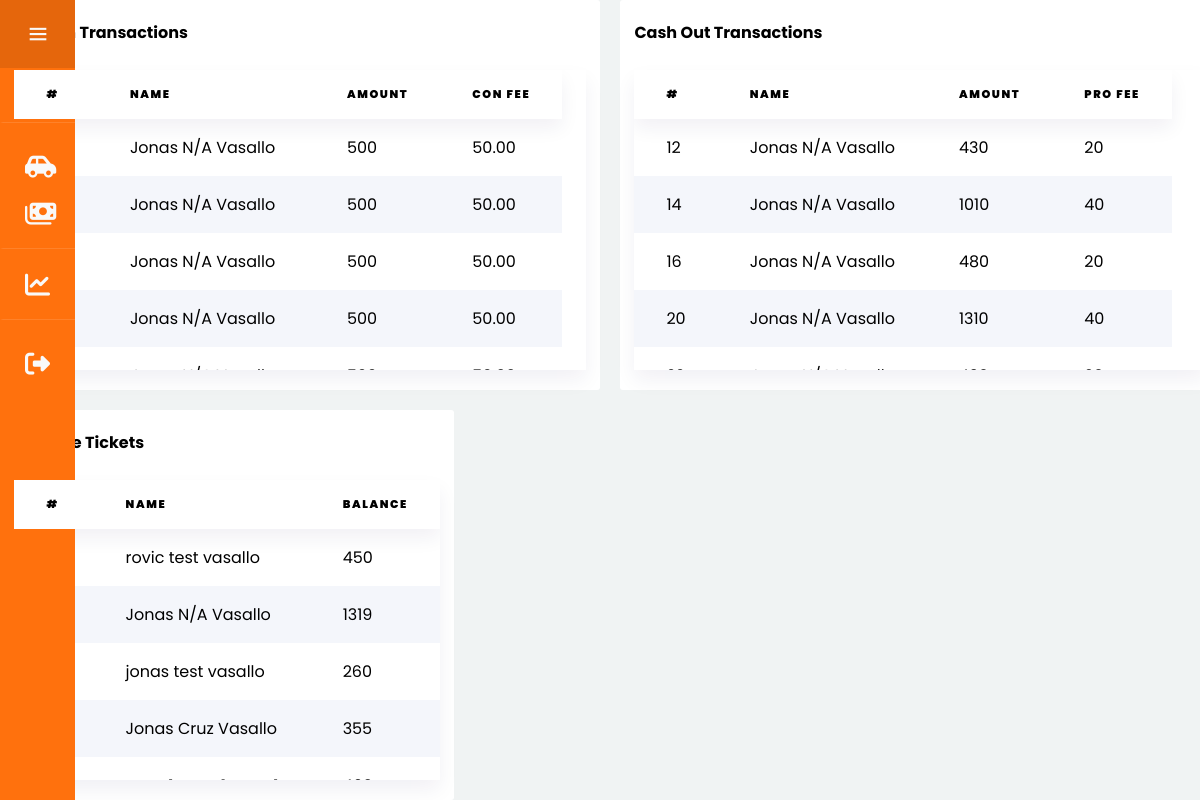
Page /admin/reports.php on the committed database.
### tables this page shows
CREATE TABLE `cashtransaction` (
  `idCashTransac` int(11) NOT NULL,
  `transac_type` varchar(45) DEFAULT NULL,
  `transac_date` timestamp NOT NULL DEFAULT current_timestamp(),
  `transac_amount` double DEFAULT NULL,
  `process_fee` int(11) NOT NULL,
  `convert_fee` double(16,2) NOT NULL,
  `gcash_ref` char(8) NOT NULL,
  `gcash_no` char(11) NOT NULL,
  `transac_bal` int(11) NOT NULL,
  `transac_status` varchar(45) NOT NULL,
  `Users_idUsers` int(11) DEFAULT NULL
);

CREATE TABLE `users` (
  `uID` int(11) NOT NULL,
  `fname` varchar(50) DEFAULT NULL,
  `mname` varchar(50) DEFAULT NULL,
  `lname` varchar(50) DEFAULT NULL,
  `uPhone` char(13) DEFAULT NULL,
  `birthday` date NOT NULL,
  `street` varchar(50) NOT NULL,
  `brgy` varchar(50) NOT NULL,
  `city` varchar(50) NOT NULL,
  `prov` varchar(50) NOT NULL,
  `uEmail` varchar(255) DEFAULT NULL,
  `uPswd` varchar(255) DEFAULT NULL,
  `uType` varchar(50) DEFAULT NULL,
  `ticket_bal` int(11) NOT NULL,
  `lic_no` char(13) DEFAULT NULL,
  `applicant` tinyint(4) NOT NULL DEFAULT 0,
  `user_status` varchar(50) NOT NULL,
  `alert` tinyint(1) NOT NULL DEFAULT 0
);

### admin/reports.php (the view, shortened to what this page needs)
<!DOCTYPE html>
<html lang="en">
<head>
    <link rel="stylesheet" href="../utilities.css">
</head>
<body>
    <?php
    require '../dbcon.php';
    ?>
    <div class="flex flex-col flex-cross-center flex-gap-20">
    <div class="flex flex-gap-20" style="width:fit-content; margin: auto; ">
        <div class="container" style="min-width: 600px;">
            <h3>Cash In Transactions</h3>
            <br>
            <table class="table" style="width: 100%; height:  300px; display: block;
            overflow-x: auto;
            white-space: nowrap;">
                <thead>
                    <th>#</th>
                    <th>Name</th>
                    <th>Amount</th>
                    <th>Con Fee</th>
                </thead>
                <tbody>
                    <?php
                        $query = "SELECT cashtransaction.idCashTransac, users.fname, users.mname, users.lname, cashtransaction.transac_amount, cashtransaction.convert_fee FROM cashtransaction JOIN users ON cashtransaction.Users_idUsers = users.uID WHERE cashtransaction.transac_status = 'Complete' AND cashtransaction.transac_type='Cash In';";
                        $result = mysqli_query($con, $query);
                        while($row = mysqli_fetch_assoc($result)){
                            echo "
                            <tr>
                                <td>".$row['idCashTransac']."</td>
                                <td>".$row['fname']." ".$row['mname']." ".$row['lname']."</td>
                                <td>".$row['transac_amount']."</td>
                                <td>".$row['convert_fee']."</td>
                            </tr>
                            ";
                        }
                    ?>
                </tbody>
            </table>
        </div>
        <div class="container" style="min-width: 600px;">
        <h3>Cash Out Transactions</h3>
            <br>
            <table class="table" style="width: 100%; height:  300px; display: block;
            overflow-x: auto;
            white-space: nowrap;">
                <thead>
                    <th>#</th>
                    <th>Name</th>
                    <th>Amount</th>
                    <th>Pro Fee</th>
                </thead>
                <tbody>
                    <?php
                        $query = "SELECT cashtransaction.idCashTransac, users.fname, users.mname, users.lname, cashtransaction.transac_amount, cashtransaction.process_fee FROM cashtransaction JOIN users ON cashtransaction.Users_idUsers = users.uID WHERE cashtransaction.transac_status = 'Complete' AND cashtransaction.transac_type='Cash Out';";
                        $result = mysqli_query($con, $query);
                        while($row = mysqli_fetch_assoc($result)){
                            echo "
                            <tr>
                                <td>".$row['idCashTransac']."</td>
                                <td>".$row['fname']." ".$row['mname']." ".$row['lname']."</td>
                                <td>".$row['transac_amount']."</td>
                                <td>".$row['process_fee']."</td>
                            </tr>
                            ";
                        }
                    ?>
                </tbody>
            </table>
    </div>
    </div>
        <div class="container" style="width: fit-content;">
            <h3>Balance Tickets</h3>
            <br>
            <table class="table" style="width: 100%; height:  300px; display: block;
            overflow-x: auto;
            white-space: nowrap;">
                <thead>
                    <th>#</th>
                    <th>Name</th>
                    <th>Balance</th>
                </thead>
                <tbody>
                    <?php
                        $query = "SELECT uID, fname, mname, lname, ticket_bal FROM users WHERE uType='Passenger' OR uType='Driver';";
                        $result = mysqli_query($con, $query);
                        while($row = mysqli_fetch_assoc($result)){
                            echo "
                            <tr>
                                <td>".$row['uID']."</td>
                                <td>".$row['fname']." ".$row['mname']." ".$row['lname']."</td>
                                <td>".$row['ticket_bal']."</td>
                            </tr>
                            ";
                        }
                    ?>
                </tbody>
            </table>
        </div>
    </div>
</body>
</html>

### utilities.css (style rules this page uses)
:root { --primary: #ff710d; }
* { margin: 0; padding: 0; font-family: 'Poppins', sans-serif; font-size: 16px; box-sizing: border-box; }
html { scroll-behavior: smooth; }
html,body { overflow-x: hidden; }
body { background-color: #f7f9fd; scroll-snap-type: y mandatory; }
.container { padding: 1.25em 0.9em; background-color: #fff; border-radius: 3px; width: 90%; }
.flex { display: flex; }
.flex-col { flex-direction: column; }
.flex-gap-20 { gap: 20px; }
.flex-cross-center { align-content: center; }
.table { border-collapse: collapse; box-shadow: 0 0.6em 1.2em rgba(28, 0, 80, 0.06); background-color: white; text-align: left; overflow: scroll; }
.table thead { box-shadow: 0 0.6em 1.2em rgba(28, 0, 80, 0.06); }
.table thead th { top: 0; position: sticky; box-shadow: 0 0.6em 1.2em rgba(28, 0, 80, 0.06); background-color: white; padding: 1rem 2rem; text-transform: uppercase; letter-spacing: 0.1rem; font-size: 0.7rem; font-weight: 900; }
.table tbody tr td { padding: 1rem 2rem; }
.table tbody tr:nth-child(even) { background-color: #f4f6fb; }

### admin/sidebar.css (style rules this page uses)
* { box-sizing: border-box; }
body { margin: 0; background: #f0f3f3; overflow-x:scroll; }
button { background: transparent; border: 0; padding: 0; cursor: pointer; }
.sidebar { position: absolute; overflow: hidden; top: 0; left: 0; width: 75px; height: 100%; background: #ff710d; transition: all 0.4s; }
.sidebar-inner { position: absolute; top: 0; left: 0; width: 300px; }
.sidebar-header { display: flex; align-items: center; height: 68px; padding: 0 1.25rem 0 0; background: rgba(0, 0, 0, 0.1); border-left: 3px solid transparent; transition: all 0.4s; }
.sidebar-burger { width: 70px; height: 70px; display: grid; place-items: center; }
.sidebar-burger > i, body.open .sidebar-burger > i { font-size: 25px; color: #f9f9f9; transition: all 0.4s; }
.sidebar-menu { display: grid; }
.sidebar-menu > button { display: flex; gap: 12px; align-items: center; height: 55px; font-family: 'Poppins', sans-serif; font-size: 16px; font-weight: 400; letter-spacing: 2px; line-height: 1; padding: 0 22px; border-left: 3px solid transparent; transition: all 0.4s; }
.sidebar-menu > button.has-border { padding-bottom: 1rem; border-bottom: 1px solid rgba(255, 255, 255, 0.12); margin-bottom: 1rem; }
.sidebar-menu > button > i { font-size: 25px; color: #f9f9f9; transition: all 0.4s; }

### rows in the picture
cashtransaction: Users_idUsers.fname "Jonas", Users_idUsers.mname "N/A", Users_idUsers.lname "Vasallo", transac_amount "500", convert_fee "50.00"
cashtransaction: Users_idUsers.fname "Jonas", Users_idUsers.mname "N/A", Users_idUsers.lname "Vasallo", transac_amount "500", convert_fee "50.00"
cashtransaction: Users_idUsers.fname "Jonas", Users_idUsers.mname "N/A", Users_idUsers.lname "Vasallo", transac_amount "500", convert_fee "50.00"
cashtransaction: Users_idUsers.fname "Jonas", Users_idUsers.mname "N/A", Users_idUsers.lname "Vasallo", transac_amount "500", convert_fee "50.00"
cashtransaction: idCashTransac "12", Users_idUsers.fname "Jonas", Users_idUsers.mname "N/A", Users_idUsers.lname "Vasallo", transac_amount "430", process_fee "20"
cashtransaction: idCashTransac "14", Users_idUsers.fname "Jonas", Users_idUsers.mname "N/A", Users_idUsers.lname "Vasallo", transac_amount "1010", process_fee "40"
cashtransaction: idCashTransac "16", Users_idUsers.fname "Jonas", Users_idUsers.mname "N/A", Users_idUsers.lname "Vasallo", transac_amount "480", process_fee "20"
cashtransaction: idCashTransac "20", Users_idUsers.fname "Jonas", Users_idUsers.mname "N/A", Users_idUsers.lname "Vasallo", transac_amount "1310", process_fee "40"
users: fname "rovic", mname "test", lname "vasallo", ticket_bal "450"
users: fname "Jonas", mname "N/A", lname "Vasallo", ticket_bal "1319"
users: fname "jonas", mname "test", lname "vasallo", ticket_bal "260"
users: fname "Jonas", mname "Cruz", lname "Vasallo", ticket_bal "355"
